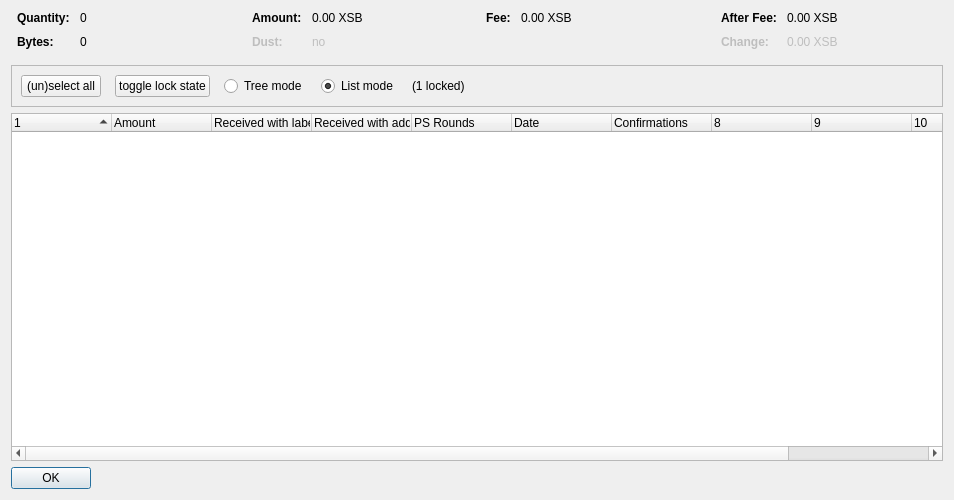
<?xml version="1.0" encoding="UTF-8"?>
<ui version="4.0">
 <class>CoinControlDialog</class>
 <widget class="QDialog" name="CoinControlDialog">
  <property name="geometry">
   <rect>
    <x>0</x>
    <y>0</y>
    <width>954</width>
    <height>500</height>
   </rect>
  </property>
  <property name="windowTitle">
   <string>Coin Selection</string>
  </property>
  <layout class="QVBoxLayout" name="verticalLayout">
   <item>
    <layout class="QHBoxLayout" name="horizontalLayoutTop" stretch="0,0,0,0">
     <property name="topMargin">
      <number>0</number>
     </property>
     <property name="bottomMargin">
      <number>10</number>
     </property>
     <item>
      <layout class="QFormLayout" name="formLayoutCoinControl1">
       <property name="horizontalSpacing">
        <number>10</number>
       </property>
       <property name="verticalSpacing">
        <number>10</number>
       </property>
       <property name="leftMargin">
        <number>6</number>
       </property>
       <property name="rightMargin">
        <number>6</number>
       </property>
       <item row="0" column="0">
        <widget class="QLabel" name="labelCoinControlQuantityText">
         <property name="font">
          <font>
           <weight>75</weight>
           <bold>true</bold>
          </font>
         </property>
         <property name="text">
          <string>Quantity:</string>
         </property>
        </widget>
       </item>
       <item row="0" column="1">
        <widget class="QLabel" name="labelCoinControlQuantity">
         <property name="cursor">
          <cursorShape>IBeamCursor</cursorShape>
         </property>
         <property name="contextMenuPolicy">
          <enum>Qt::ActionsContextMenu</enum>
         </property>
         <property name="text">
          <string notr="true">0</string>
         </property>
         <property name="textInteractionFlags">
          <set>Qt::LinksAccessibleByMouse|Qt::TextSelectableByKeyboard|Qt::TextSelectableByMouse</set>
         </property>
        </widget>
       </item>
       <item row="1" column="0">
        <widget class="QLabel" name="labelCoinControlBytesText">
         <property name="font">
          <font>
           <weight>75</weight>
           <bold>true</bold>
          </font>
         </property>
         <property name="text">
          <string>Bytes:</string>
         </property>
        </widget>
       </item>
       <item row="1" column="1">
        <widget class="QLabel" name="labelCoinControlBytes">
         <property name="cursor">
          <cursorShape>IBeamCursor</cursorShape>
         </property>
         <property name="contextMenuPolicy">
          <enum>Qt::ActionsContextMenu</enum>
         </property>
         <property name="text">
          <string notr="true">0</string>
         </property>
         <property name="textInteractionFlags">
          <set>Qt::LinksAccessibleByMouse|Qt::TextSelectableByKeyboard|Qt::TextSelectableByMouse</set>
         </property>
        </widget>
       </item>
      </layout>
     </item>
     <item>
      <layout class="QFormLayout" name="formLayoutCoinControl2">
       <property name="horizontalSpacing">
        <number>10</number>
       </property>
       <property name="verticalSpacing">
        <number>10</number>
       </property>
       <property name="leftMargin">
        <number>6</number>
       </property>
       <property name="rightMargin">
        <number>6</number>
       </property>
       <item row="0" column="0">
        <widget class="QLabel" name="labelCoinControlAmountText">
         <property name="font">
          <font>
           <weight>75</weight>
           <bold>true</bold>
          </font>
         </property>
         <property name="text">
          <string>Amount:</string>
         </property>
        </widget>
       </item>
       <item row="0" column="1">
        <widget class="QLabel" name="labelCoinControlAmount">
         <property name="cursor">
          <cursorShape>IBeamCursor</cursorShape>
         </property>
         <property name="contextMenuPolicy">
          <enum>Qt::ActionsContextMenu</enum>
         </property>
         <property name="text">
          <string notr="true">0.00 XSB</string>
         </property>
         <property name="textInteractionFlags">
          <set>Qt::LinksAccessibleByMouse|Qt::TextSelectableByKeyboard|Qt::TextSelectableByMouse</set>
         </property>
        </widget>
       </item>
       <item row="1" column="0">
        <widget class="QLabel" name="labelCoinControlLowOutputText">
         <property name="enabled">
          <bool>false</bool>
         </property>
         <property name="font">
          <font>
           <weight>75</weight>
           <bold>true</bold>
          </font>
         </property>
         <property name="text">
          <string>Dust:</string>
         </property>
        </widget>
       </item>
       <item row="1" column="1">
        <widget class="QLabel" name="labelCoinControlLowOutput">
         <property name="enabled">
          <bool>false</bool>
         </property>
         <property name="cursor">
          <cursorShape>IBeamCursor</cursorShape>
         </property>
         <property name="contextMenuPolicy">
          <enum>Qt::ActionsContextMenu</enum>
         </property>
         <property name="text">
          <string notr="true">no</string>
         </property>
         <property name="textInteractionFlags">
          <set>Qt::LinksAccessibleByMouse|Qt::TextSelectableByKeyboard|Qt::TextSelectableByMouse</set>
         </property>
        </widget>
       </item>
      </layout>
     </item>
     <item>
      <layout class="QFormLayout" name="formLayoutCoinControl3">
       <property name="horizontalSpacing">
        <number>10</number>
       </property>
       <property name="verticalSpacing">
        <number>10</number>
       </property>
       <property name="leftMargin">
        <number>6</number>
       </property>
       <property name="rightMargin">
        <number>6</number>
       </property>
       <item row="0" column="0">
        <widget class="QLabel" name="labelCoinControlFeeText">
         <property name="font">
          <font>
           <weight>75</weight>
           <bold>true</bold>
          </font>
         </property>
         <property name="text">
          <string>Fee:</string>
         </property>
        </widget>
       </item>
       <item row="0" column="1">
        <widget class="QLabel" name="labelCoinControlFee">
         <property name="cursor">
          <cursorShape>IBeamCursor</cursorShape>
         </property>
         <property name="contextMenuPolicy">
          <enum>Qt::ActionsContextMenu</enum>
         </property>
         <property name="text">
          <string notr="true">0.00 XSB</string>
         </property>
         <property name="textInteractionFlags">
          <set>Qt::LinksAccessibleByMouse|Qt::TextSelectableByKeyboard|Qt::TextSelectableByMouse</set>
         </property>
        </widget>
       </item>
      </layout>
     </item>
     <item>
      <layout class="QFormLayout" name="formLayoutCoinControl4">
       <property name="horizontalSpacing">
        <number>10</number>
       </property>
       <property name="verticalSpacing">
        <number>10</number>
       </property>
       <property name="leftMargin">
        <number>6</number>
       </property>
       <property name="rightMargin">
        <number>6</number>
       </property>
       <item row="0" column="0">
        <widget class="QLabel" name="labelCoinControlAfterFeeText">
         <property name="font">
          <font>
           <weight>75</weight>
           <bold>true</bold>
          </font>
         </property>
         <property name="text">
          <string>After Fee:</string>
         </property>
        </widget>
       </item>
       <item row="0" column="1">
        <widget class="QLabel" name="labelCoinControlAfterFee">
         <property name="cursor">
          <cursorShape>IBeamCursor</cursorShape>
         </property>
         <property name="contextMenuPolicy">
          <enum>Qt::ActionsContextMenu</enum>
         </property>
         <property name="text">
          <string notr="true">0.00 XSB</string>
         </property>
         <property name="textInteractionFlags">
          <set>Qt::LinksAccessibleByMouse|Qt::TextSelectableByKeyboard|Qt::TextSelectableByMouse</set>
         </property>
        </widget>
       </item>
       <item row="1" column="0">
        <widget class="QLabel" name="labelCoinControlChangeText">
         <property name="enabled">
          <bool>false</bool>
         </property>
         <property name="font">
          <font>
           <weight>75</weight>
           <bold>true</bold>
          </font>
         </property>
         <property name="text">
          <string>Change:</string>
         </property>
        </widget>
       </item>
       <item row="1" column="1">
        <widget class="QLabel" name="labelCoinControlChange">
         <property name="enabled">
          <bool>false</bool>
         </property>
         <property name="cursor">
          <cursorShape>IBeamCursor</cursorShape>
         </property>
         <property name="contextMenuPolicy">
          <enum>Qt::ActionsContextMenu</enum>
         </property>
         <property name="text">
          <string notr="true">0.00 XSB</string>
         </property>
         <property name="textInteractionFlags">
          <set>Qt::LinksAccessibleByMouse|Qt::TextSelectableByKeyboard|Qt::TextSelectableByMouse</set>
         </property>
        </widget>
       </item>
      </layout>
     </item>
    </layout>
   </item>
   <item>
    <widget class="QFrame" name="frame">
     <property name="minimumSize">
      <size>
       <width>0</width>
       <height>40</height>
      </size>
     </property>
     <property name="frameShape">
      <enum>QFrame::StyledPanel</enum>
     </property>
     <property name="frameShadow">
      <enum>QFrame::Sunken</enum>
     </property>
     <layout class="QHBoxLayout" name="horizontalLayout">
      <item>
       <layout class="QHBoxLayout" name="horizontalLayoutPanel" stretch="0,0,0,0,0,0">
        <property name="spacing">
         <number>14</number>
        </property>
        <item>
         <widget class="QPushButton" name="pushButtonSelectAll">
          <property name="sizePolicy">
           <sizepolicy hsizetype="Maximum" vsizetype="Fixed">
            <horstretch>0</horstretch>
            <verstretch>0</verstretch>
           </sizepolicy>
          </property>
          <property name="text">
           <string>(un)select all</string>
          </property>
          <property name="autoDefault">
           <bool>false</bool>
          </property>
         </widget>
        </item>
        <item>
         <widget class="QPushButton" name="pushButtonToggleLock">
          <property name="sizePolicy">
           <sizepolicy hsizetype="Maximum" vsizetype="Fixed">
            <horstretch>0</horstretch>
            <verstretch>0</verstretch>
           </sizepolicy>
          </property>
          <property name="text">
           <string>toggle lock state</string>
          </property>
          <property name="autoDefault">
           <bool>false</bool>
          </property>
         </widget>
        </item>
        <item>
         <widget class="QRadioButton" name="radioTreeMode">
          <property name="sizePolicy">
           <sizepolicy hsizetype="Maximum" vsizetype="Fixed">
            <horstretch>0</horstretch>
            <verstretch>0</verstretch>
           </sizepolicy>
          </property>
          <property name="text">
           <string>Tree mode</string>
          </property>
         </widget>
        </item>
        <item>
         <widget class="QRadioButton" name="radioListMode">
          <property name="sizePolicy">
           <sizepolicy hsizetype="Maximum" vsizetype="Fixed">
            <horstretch>0</horstretch>
            <verstretch>0</verstretch>
           </sizepolicy>
          </property>
          <property name="text">
           <string>List mode</string>
          </property>
          <property name="checked">
           <bool>true</bool>
          </property>
         </widget>
        </item>
        <item>
         <widget class="QLabel" name="labelLocked">
          <property name="text">
           <string>(1 locked)</string>
          </property>
         </widget>
        </item>
        <item>
         <spacer name="horizontalSpacer">
          <property name="orientation">
           <enum>Qt::Horizontal</enum>
          </property>
          <property name="sizeHint" stdset="0">
           <size>
            <width>40</width>
            <height>20</height>
           </size>
          </property>
         </spacer>
        </item>
       </layout>
      </item>
     </layout>
    </widget>
   </item>
   <item>
    <widget class="CoinControlTreeWidget" name="treeWidget">
     <property name="contextMenuPolicy">
      <enum>Qt::CustomContextMenu</enum>
     </property>
     <property name="sortingEnabled">
      <bool>false</bool>
     </property>
     <property name="columnCount">
      <number>11</number>
     </property>
     <attribute name="headerShowSortIndicator" stdset="0">
      <bool>true</bool>
     </attribute>
     <attribute name="headerStretchLastSection">
      <bool>false</bool>
     </attribute>
     <column>
      <property name="text">
       <string/>
      </property>
     </column>
     <column>
      <property name="text">
       <string>Amount</string>
      </property>
     </column>
     <column>
      <property name="text">
       <string>Received with label</string>
      </property>
     </column>
     <column>
      <property name="text">
       <string>Received with address</string>
      </property>
     </column>
     <column>
      <property name="text">
       <string>PS Rounds</string>
      </property>
     </column>
     <column>
      <property name="text">
       <string>Date</string>
      </property>
     </column>
     <column>
      <property name="text">
       <string>Confirmations</string>
      </property>
      <property name="toolTip">
       <string>Confirmed</string>
      </property>
     </column>
     <column>
      <property name="text">
       <string/>
      </property>
     </column>
     <column>
      <property name="text">
       <string/>
      </property>
     </column>
     <column>
      <property name="text">
       <string/>
      </property>
     </column>
     <column>
      <property name="text">
       <string/>
      </property>
     </column>
    </widget>
   </item>
   <item>
    <widget class="QDialogButtonBox" name="buttonBox">
     <property name="sizePolicy">
      <sizepolicy hsizetype="Maximum" vsizetype="Fixed">
       <horstretch>0</horstretch>
       <verstretch>0</verstretch>
      </sizepolicy>
     </property>
     <property name="orientation">
      <enum>Qt::Horizontal</enum>
     </property>
     <property name="standardButtons">
      <set>QDialogButtonBox::Ok</set>
     </property>
    </widget>
   </item>
  </layout>
 </widget>
 <customwidgets>
  <customwidget>
   <class>CoinControlTreeWidget</class>
   <extends>QTreeWidget</extends>
   <header>coincontroltreewidget.h</header>
  </customwidget>
 </customwidgets>
 <resources/>
 <connections/>
</ui>
